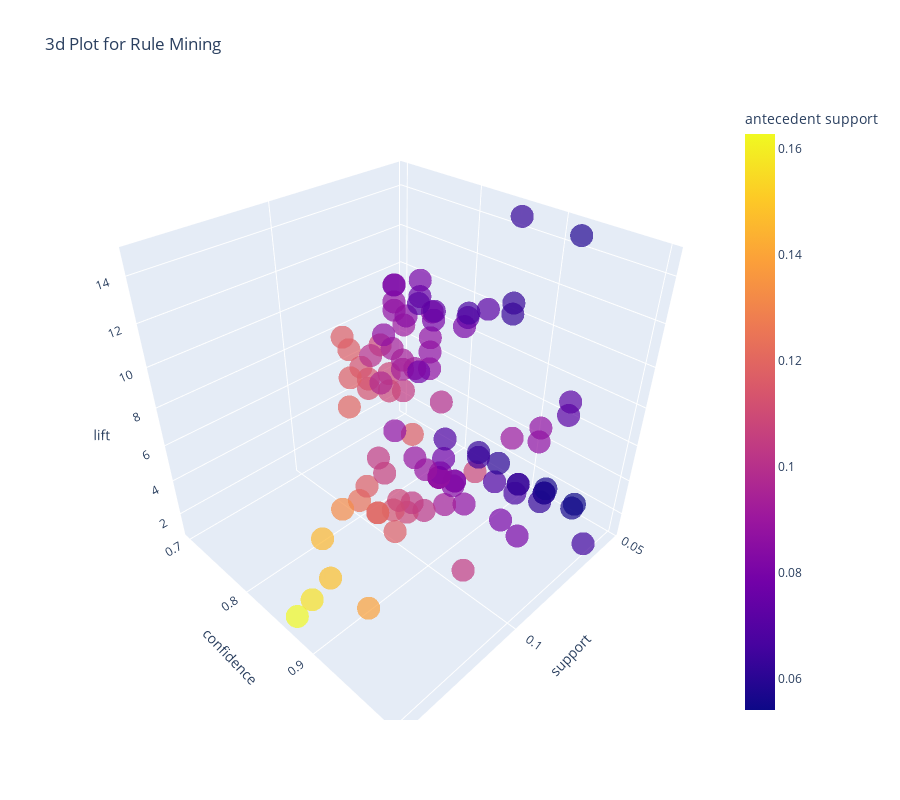

Notebook source saved alongside this figure:
### Code cell
plot_model(rule1, plot='3d')
